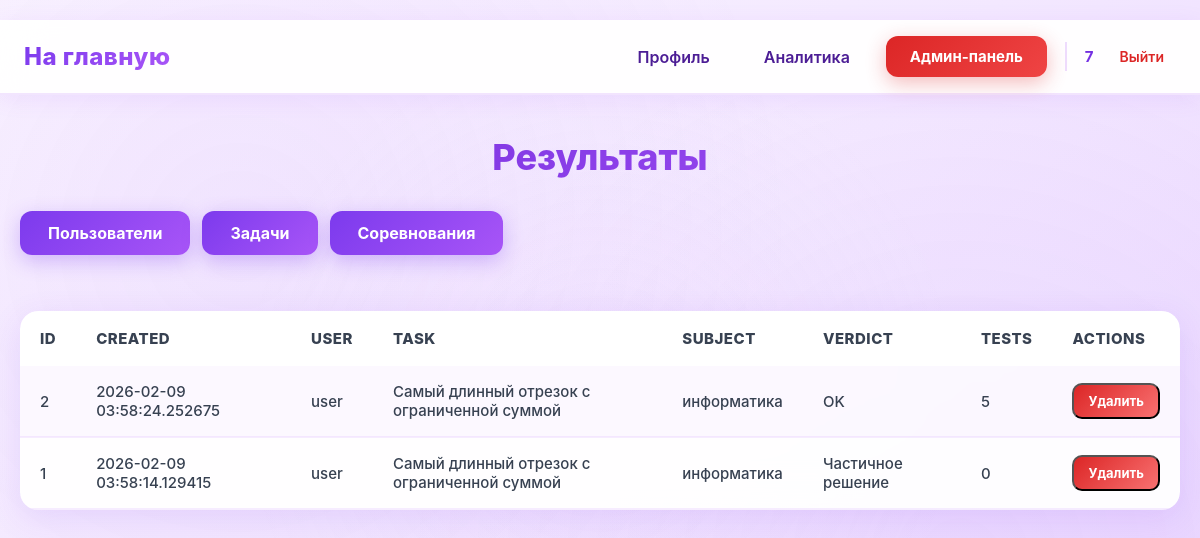
/admin/results?task_id=2 (signed in), run on the app's committed database.
### data/users.py (models this page shows, shortened)
class User(SqlAlchemyBase, UserMixin):
    __tablename__ = 'users'
    id = sqlalchemy.Column(sqlalchemy.Integer,
                           primary_key=True, autoincrement=True)
    name = sqlalchemy.Column(sqlalchemy.String, nullable=True)
    email = sqlalchemy.Column(sqlalchemy.String,
                              index=True, unique=True, nullable=True)
    hashed_password = sqlalchemy.Column(sqlalchemy.String, nullable=True)
    elo_rating = sqlalchemy.Column(sqlalchemy.Float, default=1000)
    admin = sqlalchemy.Column(sqlalchemy.Boolean, default=0)
    ban = sqlalchemy.Column(sqlalchemy.Boolean, default=0)
    created_date = sqlalchemy.Column(sqlalchemy.DateTime,
                                     default=datetime.datetime.now)
    submissions = orm.relationship("Submissions", back_populates="user")

### data/submissions.py (models this page shows)
class Submissions(SqlAlchemyBase):
    __tablename__ = 'submissions'
    id = sqlalchemy.Column(sqlalchemy.Integer,
                           primary_key=True, autoincrement=True)
    user_id = sqlalchemy.Column(sqlalchemy.Integer,
                                sqlalchemy.ForeignKey("users.id"))
    task_id = sqlalchemy.Column(sqlalchemy.Integer,
                                sqlalchemy.ForeignKey("tasks.id"))
    total_tests = sqlalchemy.Column(sqlalchemy.Integer, nullable=True)
    verdict = sqlalchemy.Column(sqlalchemy.Text, nullable=True)
    created_at = sqlalchemy.Column(sqlalchemy.DateTime,
                                     default=datetime.datetime.now)
    tasks = orm.relationship('Tasks', back_populates="submissions")
    user = orm.relationship("User", back_populates="submissions")

### data/tasks.py (models this page shows)
class Tasks(SqlAlchemyBase):
    __tablename__ = 'tasks'
    id = sqlalchemy.Column(sqlalchemy.Integer,
                           primary_key=True, autoincrement=True)
    subject = sqlalchemy.Column(sqlalchemy.Text, nullable=True)
    title = sqlalchemy.Column(sqlalchemy.Text, nullable=True)
    statement = sqlalchemy.Column(sqlalchemy.Text, nullable=True)
    input_format = sqlalchemy.Column(sqlalchemy.Text, nullable=True)
    output_format = sqlalchemy.Column(sqlalchemy.Text, nullable=True)
    memory_limit = sqlalchemy.Column(sqlalchemy.Integer, nullable=True)
    time_limit = sqlalchemy.Column(sqlalchemy.Integer, nullable=True)
    difficulty = sqlalchemy.Column(sqlalchemy.Text, nullable=True)
    created_at = sqlalchemy.Column(sqlalchemy.DateTime,
                                     default=datetime.datetime.now)
    task_tests = orm.relationship("TaskTest", back_populates='tasks')
    submissions = orm.relationship("Submissions", back_populates="tasks")
    theme = sqlalchemy.Column(sqlalchemy.Text, nullable=True)

### main.py (the view, shortened to what this page needs)
@app.route('/admin/results', methods=["GET", "POST"])
@login_required
@admin_required
@user_ban
def admin_results():
    subject = session.get('subject')
    db_sess = db_session.create_session()
    message = None
    user_id = request.args.get("user_id", "").strip()
    task_id = request.args.get("task_id", "").strip()
    verdict = request.args.get("verdict", "").strip()
    limit_raw = request.args.get("limit", "").strip()
    query = db_sess.query(Submissions).order_by(Submissions.created_at.desc())
    if user_id.isdigit():
        query = query.filter(Submissions.user_id == int(user_id))
    if task_id.isdigit():
        query = query.filter(Submissions.task_id == int(task_id))
    if verdict:
        query = query.filter(Submissions.verdict == verdict)
    limit = 200
    if limit_raw.isdigit():
        limit = min(int(limit_raw), 1000)
    submissions = query.limit(limit).all()
    return render_template(
        "admin_results.html",
        subject=subject,
        submissions=submissions,
        message=message,
        user_id=user_id,
        task_id=task_id,
        verdict=verdict,
        limit=limit
    )

### data/db_session.py (called while the page is built)
def create_session() -> Session:
    global __factory
    return __factory()

### main.py (called while the page is built)
@login_manager.user_loader
def load_user(user_id):
    db_sess = db_session.create_session()
    return db_sess.get(User, user_id)

def admin_required(func):
    @wraps(func)
    def wrapper(*args, **kwargs):
        if not current_user.admin:
            abort(403)
        return func(*args, **kwargs)
    return wrapper

def user_ban(func):
    @wraps(func)
    def wrapper(*args, **kwargs):
        if current_user.ban:
            abort(403)
        return func(*args, **kwargs)
    return wrapper

### templates/admin_results.html (shortened to what this page needs)
{% extends "base.html" %}
{% block styles %}
<link rel="stylesheet" href="{{ url_for('static', filename='admin_first.css') }}">
<link rel="stylesheet" href="{{ url_for('static', filename='admin_results.css') }}">
{% endblock %}
{% block content %}
<h1>Результаты</h1>
<div class="admin-actions">
    <a class="btn btn-task" href="/admin">Пользователи</a>
    <a class="btn btn-task" href="/admin/task_list">Задачи</a>
    <a class="btn btn-task" href="/admin/competitions">Соревнования</a>
</div>
<div class="table-container">
    <table>
        <tr>
            <td>id</td>
            <td>created</td>
            <td>user</td>
            <td>task</td>
            <td>subject</td>
            <td>verdict</td>
            <td>tests</td>
            <td>actions</td>
        </tr>
        {% for s in submissions %}
        <tr>
            <td>{{ s.id }}</td>
            <td>{{ s.created_at }}</td>
            <td>{{ s.user.name if s.user else ("#" ~ s.user_id) }}</td>
            <td>{{ s.tasks.title if s.tasks else ("#" ~ s.task_id) }}</td>
            <td>{{ s.tasks.subject if s.tasks else "-" }}</td>
            <td>{{ s.verdict or "-" }}</td>
            <td>{{ s.total_tests if s.total_tests is not none else "-" }}</td>
            <td>
                <form method="post" class="inline-form">
                    <button type="submit" class="btn btn-small btn-danger">Удалить</button>
                </form>
            </td>
        </tr>
        {% endfor %}
    </table>
</div>
{% endblock %}

### templates/base.html (shortened to what this page needs)
﻿<!doctype html>
<html lang="ru">
<head>
    <link rel="stylesheet" href="{{ url_for('static', filename='base.css') }}">
    {% block styles %}{% endblock %}
</head>
<body>
<header class="site-header">
    <nav class="navbar">
        <div class="nav-left">
            {% if session.get('subject') and session.get('subject') != 'subject' %}
            <a class="logo" href="/{{ session.get('subject') }}/">На главную</a>
            {% else %}
            <a class="logo" href="/">На главную</a>
            {% endif %}
        </div>
        <div class="nav-right">
            {% if current_user.is_authenticated %}
                <a class="nav-link" href="/profile">Профиль</a>
                <a class="nav-link" href="/analytics">Аналитика</a>
                {% if current_user.admin %}
                    <a class="btn btn-admin" href="/admin">Админ-панель</a>
                {% endif %}
                <div class="user-menu">
                    <span class="username">{{ current_user.name }}</span>
                    <a class="logout" href="/logout">Выйти</a>
                </div>
            {% else %}
                <a class="btn btn-outline" href="/login">Войти</a>
                <a class="btn btn-primary" href="/register">Регистрация</a>
            {% endif %}
        </div>
    </nav>
</header>
<main class="page-content">
    {% block content %}{% endblock %}
</main>
</body>
</html>

### static/base.css (style rules this page uses)
* { box-sizing: border-box; margin: 0; padding: 0; font-family: "Inter", "Segoe UI", Arial, sans-serif; }
body { background: linear-gradient(135deg, #faf5ff 0%, #f3e8ff 50%, #e9d5ff 100%); background-attachment: fixed; color: #1f2937; min-height: 100vh; position: relative; }
body::before { content: ''; position: fixed; top: 0; left: 0; right: 0; bottom: 0; background: radial-gradient(circle at 20% 30%, rgba(168, 85, 247, 0.08) 0%, transparent 50%), radial-gradient(circle at 80% 70%, rgba(192, 132, 252, 0.08) 0%, transparent 50%), radial-gradient(circle at 50% 50%, rgba(233, 213, 255, 0.1) 0%, transparent 50%); pointer-events: none; z-index: 0; }
.site-header { background: rgba(255, 255, 255, 0.95); backdrop-filter: blur(20px); border-bottom: 2px solid rgba(168, 85, 247, 0.15); box-shadow: 0 4px 20px rgba(168, 85, 247, 0.1); position: relative; z-index: 100; }
.navbar { max-width: 1200px; margin: 0 auto; padding: 16px 24px; display: flex; align-items: center; justify-content: space-between; }
.logo { font-size: 24px; font-weight: 800; text-decoration: none; background: linear-gradient(135deg, #7c3aed, #a855f7); -webkit-background-clip: text; -webkit-text-fill-color: transparent; background-clip: text; letter-spacing: 0.5px; transition: all 0.3s ease; position: relative; }
.logo::after { content: ''; position: absolute; bottom: -4px; left: 0; width: 0; height: 3px; background: linear-gradient(90deg, #7c3aed, #a855f7); border-radius: 2px; transition: width 0.3s ease; }
.nav-left, .nav-right { display: flex; align-items: center; gap: 18px; position: relative; z-index: 10; }
.nav-link { text-decoration: none; color: #4c1d95; font-weight: 600; padding: 10px 18px; border-radius: 12px; transition: all 0.3s ease; position: relative; background: transparent; }
.btn-admin { background: linear-gradient(135deg, #dc2626, #ef4444); color: #ffffff !important; box-shadow: 0 6px 20px rgba(220, 38, 38, 0.3); position: relative; overflow: hidden; font-weight: 700; padding: 10px 20px; border-radius: 12px; text-decoration: none; transition: all 0.3s ease; }
.btn-admin::before { content: ''; position: absolute; top: 50%; left: 50%; width: 0; height: 0; border-radius: 50%; background: rgba(255, 255, 255, 0.2); transform: translate(-50%, -50%); transition: width 0.6s ease, height 0.6s ease; }
.user-menu { display: flex; align-items: center; gap: 14px; padding-left: 18px; border-left: 2px solid rgba(168, 85, 247, 0.2); }
.username { font-size: 15px; font-weight: 700; color: #5b21b6; background: linear-gradient(135deg, #6d28d9, #7c3aed); -webkit-background-clip: text; -webkit-text-fill-color: transparent; background-clip: text; }
.logout { text-decoration: none; font-size: 14px; color: #dc2626; font-weight: 600; padding: 6px 12px; border-radius: 8px; transition: all 0.2s ease; }
.btn { text-decoration: none; font-size: 15px; padding: 11px 24px; border-radius: 12px; font-weight: 700; transition: all 0.3s cubic-bezier(0.4, 0, 0.2, 1); position: relative; overflow: hidden; z-index: 1; display: inline-block; }
.btn::before { content: ''; position: absolute; top: 50%; left: 50%; width: 0; height: 0; border-radius: 50%; background: rgba(255, 255, 255, 0.2); transform: translate(-50%, -50%); transition: width 0.6s ease, height 0.6s ease; z-index: -1; }
.page-content { max-width: 1200px; margin: 40px auto; padding: 0 20px; position: relative; z-index: 10; animation: fadeIn 0.6s ease-out; }
h1, h2, h3, h4, h5, h6 { color: #5b21b6; font-weight: 800; }
a { color: #7c3aed; }

### static/admin_results.css (style rules this page uses)
.admin-actions { display: flex; flex-wrap: wrap; gap: 12px; margin-bottom: 24px; }
.inline-form { display: inline-block; margin: 0; }
.btn.btn-small { padding: 8px 14px; font-size: 13px; border-radius: 10px; }
.btn.btn-danger { background: linear-gradient(135deg, #dc2626, #f87171); color: #ffffff !important; }

### data on the page
User: name "7"
Submissions: id "2", created_at "2026-02-09 03:58:24.252675", user "user", tasks "Самый длинный отрезок с ограниченной суммой", tasks "информатика", verdict "OK", total_tests "5"
Submissions: id "1", created_at "2026-02-09 03:58:14.129415", user "user", tasks "Самый длинный отрезок с ограниченной суммой", tasks "информатика", verdict "Частичное решение", total_tests "0"
